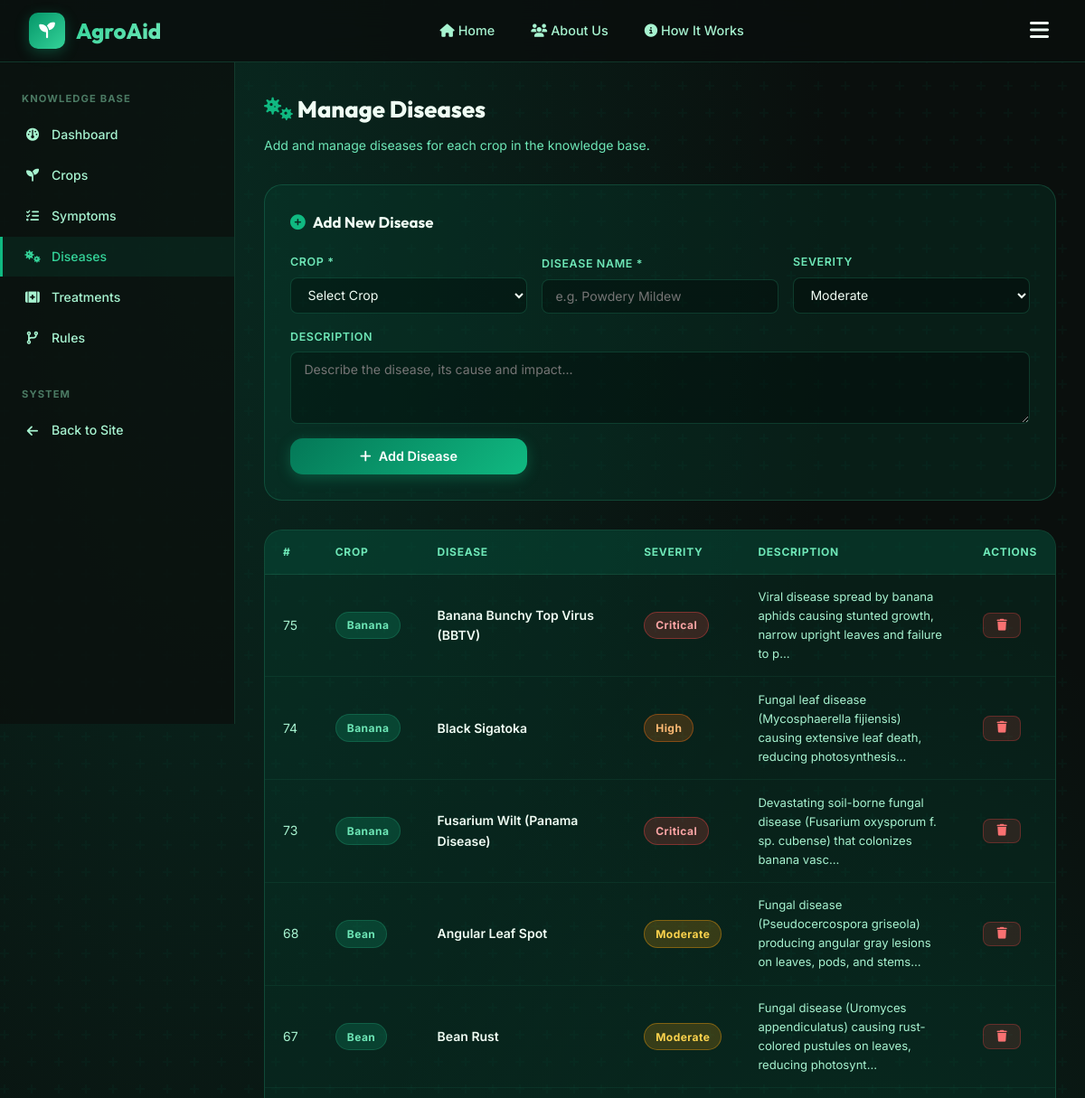
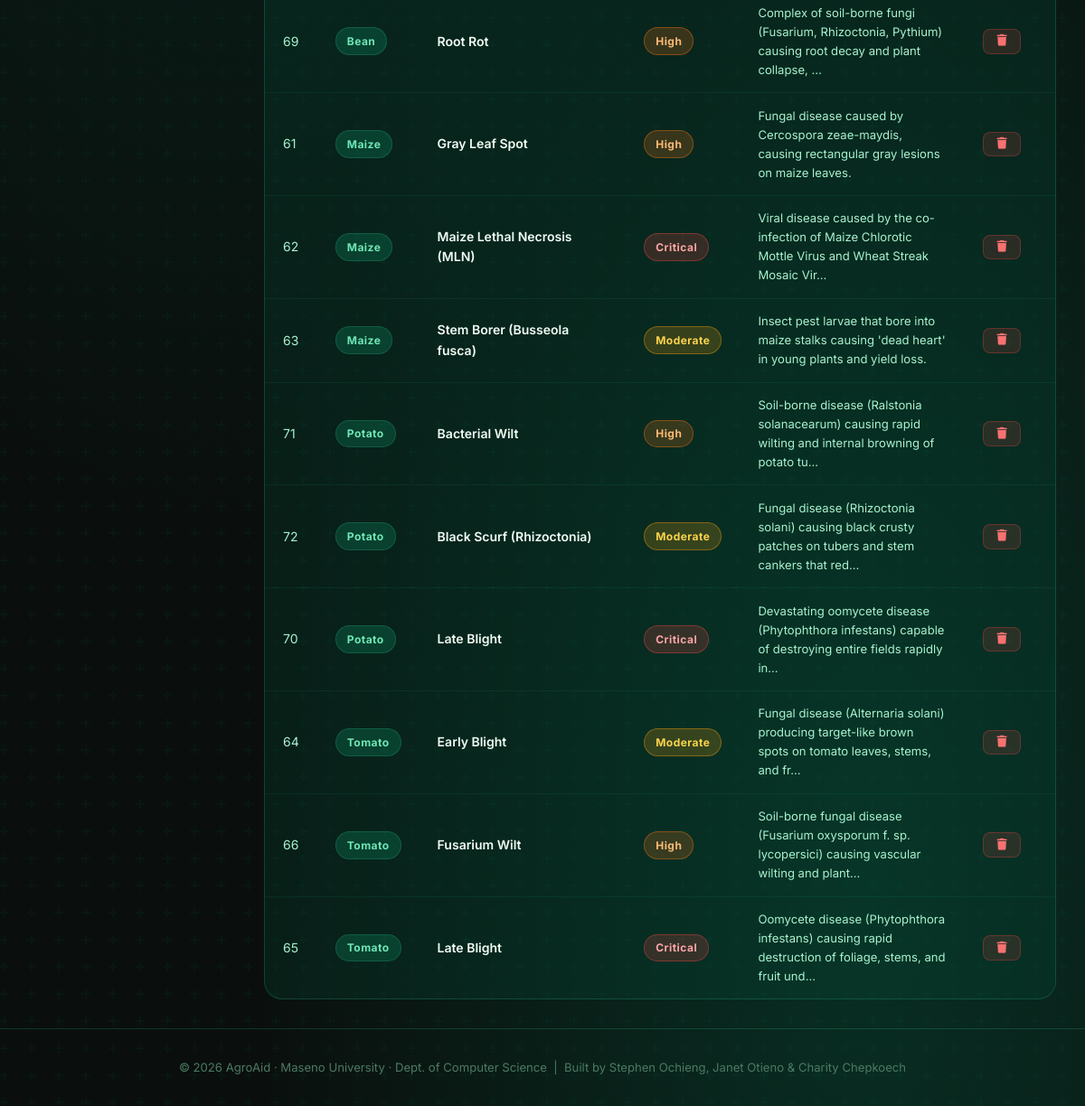
Before: /admin/diseases (signed in) with the older database file (2 pictures, top to bottom).
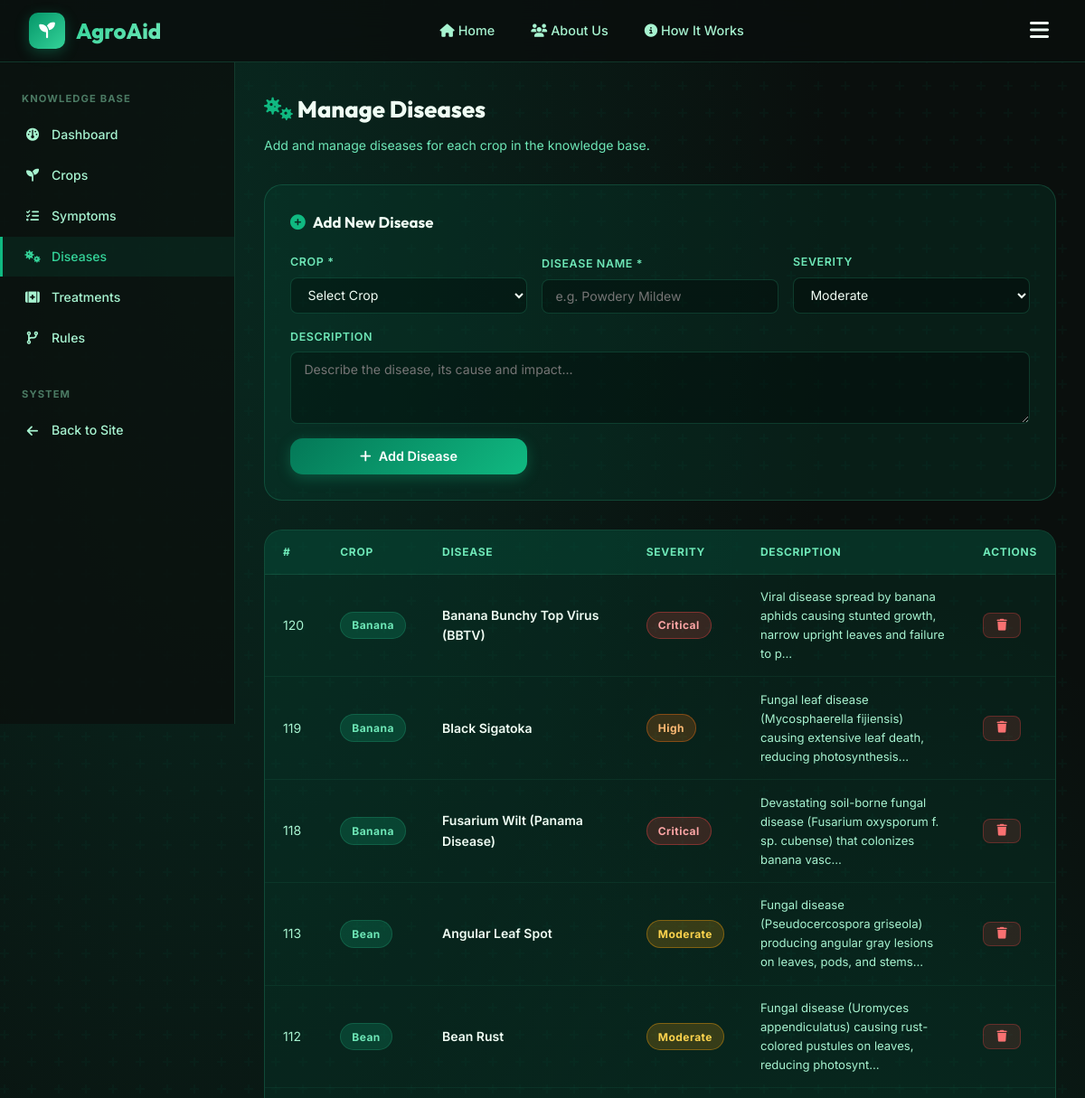
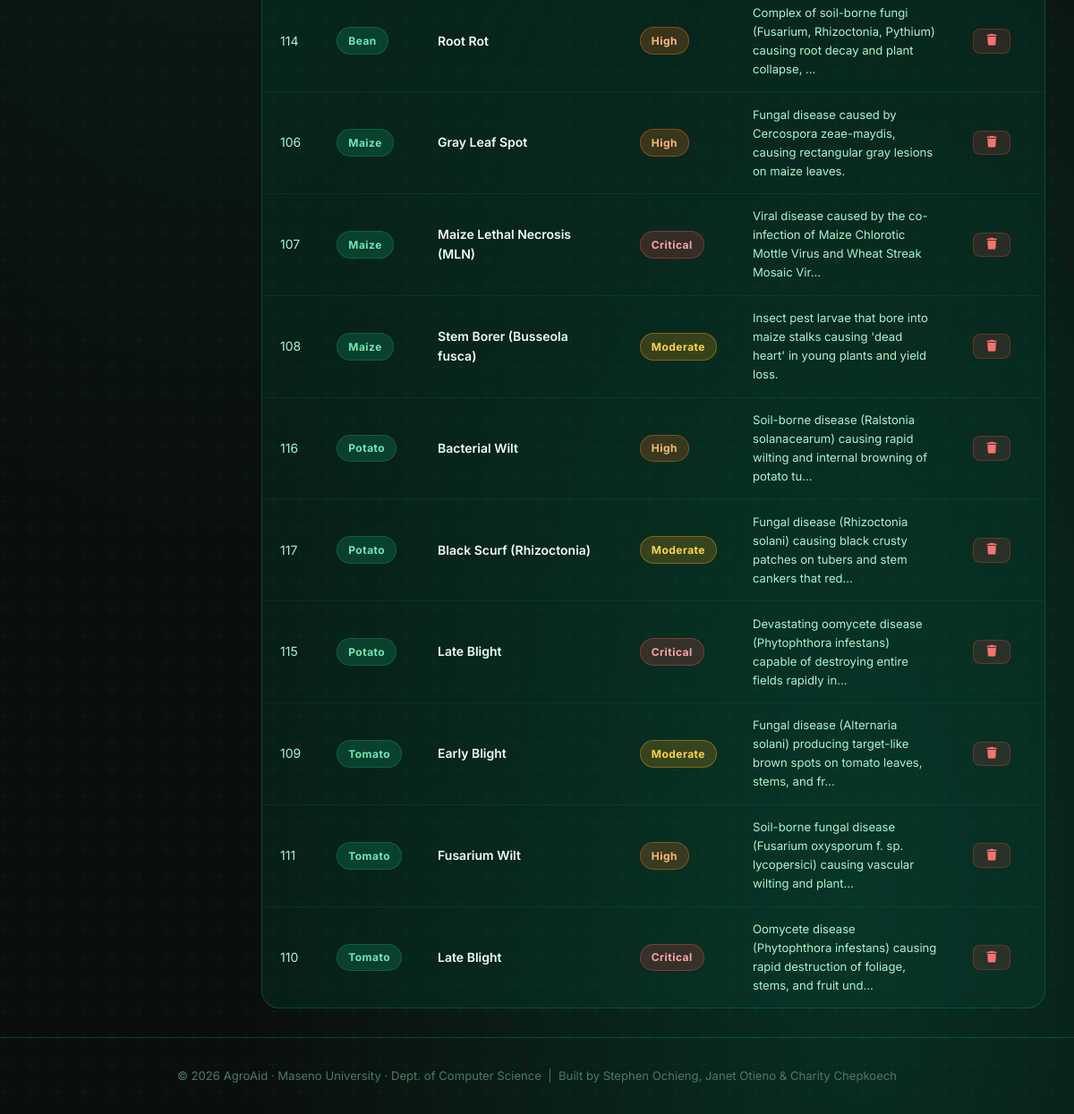
After: the same page with the newer database file (2 pictures, top to bottom).
### tables this page shows
CREATE TABLE diseases (
            id INTEGER PRIMARY KEY AUTOINCREMENT,
            crop_id INTEGER NOT NULL,
            name TEXT NOT NULL,
            description TEXT,
            severity TEXT DEFAULT 'Moderate',
            FOREIGN KEY (crop_id) REFERENCES crops(id) ON DELETE CASCADE
        );

CREATE TABLE crops (
            id INTEGER PRIMARY KEY AUTOINCREMENT,
            name TEXT NOT NULL UNIQUE,
            description TEXT,
            icon TEXT DEFAULT 'fa-seedling'
        );

### app.py (the view, shortened to what this page needs)
@app.route('/admin/diseases', methods=['GET', 'POST'])
@login_required
def admin_diseases():
    diseases = db.get_all_diseases()
    crops = db.get_all_crops()
    return render_template('admin/diseases.html', diseases=diseases, crops=crops)

### app.py (called while the page is built)
def login_required(f):
    @wraps(f)
    def decorated_function(*args, **kwargs):
        if not session.get('logged_in'):
            flash('Please log in to access the admin panel.', 'warning')
            return redirect(url_for('login', next=request.url))
        return f(*args, **kwargs)
    return decorated_function

### database.py (called while the page is built)
def get_db():
    conn = sqlite3.connect(DB_PATH)
    conn.row_factory = sqlite3.Row
    conn.execute("PRAGMA foreign_keys = ON")
    return conn

def get_all_crops():
    conn = get_db()
    crops = conn.execute('SELECT * FROM crops ORDER BY name').fetchall()
    conn.close()
    return crops

def get_all_diseases():
    conn = get_db()
    rows = conn.execute('''
        SELECT d.*, c.name as crop_name
        FROM diseases d JOIN crops c ON d.crop_id=c.id
        ORDER BY c.name, d.name
    ''').fetchall()
    conn.close()
    return rows

### templates/admin/diseases.html (shortened to what this page needs)
{% extends "base.html" %}
{% block content %}
<div class="admin-layout">
  <aside class="admin-sidebar">
    <p class="admin-sidebar-title">Knowledge Base</p>
    <ul class="admin-nav">
      <li><a href="{{ url_for('admin_dashboard') }}"><i class="fa-solid fa-gauge"></i> Dashboard</a></li>
      <li><a href="{{ url_for('admin_crops') }}"><i class="fa-solid fa-seedling"></i> Crops</a></li>
      <li><a href="{{ url_for('admin_symptoms') }}"><i class="fa-solid fa-list-check"></i> Symptoms</a></li>
      <li><a href="{{ url_for('admin_diseases') }}" class="active"><i class="fa-solid fa-viruses"></i> Diseases</a></li>
      <li><a href="{{ url_for('admin_treatments') }}"><i class="fa-solid fa-kit-medical"></i> Treatments</a></li>
      <li><a href="{{ url_for('admin_rules') }}"><i class="fa-solid fa-code-branch"></i> Rules</a></li>
    </ul>
    <p class="admin-sidebar-title">System</p>
    <ul class="admin-nav">
      <li><a href="{{ url_for('index') }}"><i class="fa-solid fa-arrow-left"></i> Back to Site</a></li>
    </ul>
  </aside>
  <main class="admin-content">
    <h1 class="admin-page-title"><i class="fa-solid fa-viruses" style="color:var(--green-500)"></i> Manage Diseases</h1>
    <p class="admin-page-subtitle">Add and manage diseases for each crop in the knowledge base.</p>
    <div class="add-form-card">
      <div class="form-title"><i class="fa-solid fa-plus-circle"></i> Add New Disease</div>
      <form method="POST">
        <div class="form-grid">
          <div class="form-group">
            <label>Crop *</label>
            <select name="crop_id" class="form-control" required>
              <option value="">Select Crop</option>
            </select>
          </div>
          <div class="form-group">
            <label>Disease Name *</label>
            <input type="text" name="name" class="form-control" placeholder="e.g. Powdery Mildew" required>
          </div>
          <div class="form-group">
            <label>Severity</label>
            <select name="severity" class="form-control">
              <option value="Moderate" selected>Moderate</option>
            </select>
          </div>
          <div class="form-group" style="grid-column:1/-1">
            <label>Description</label>
            <textarea name="description" class="form-control" placeholder="Describe the disease, its cause and impact..."></textarea>
          </div>
          <div class="form-group" style="align-self:end">
            <button type="submit" class="btn btn-primary"><i class="fa-solid fa-plus"></i> Add Disease</button>
          </div>
        </div>
      </form>
    </div>
    <div class="table-wrapper">
      <table>
        <thead>
          <tr><th>#</th><th>Crop</th><th>Disease</th><th>Severity</th><th>Description</th><th>Actions</th></tr>
        </thead>
        <tbody>
          {% for d in diseases %}
          <tr>
            <td>{{ d.id }}</td>
            <td><span class="badge badge-low">{{ d.crop_name }}</span></td>
            <td><strong>{{ d.name }}</strong></td>
            <td>
              {% set sev = d.severity | lower %}
              <span class="badge badge-{{ sev }}">{{ d.severity }}</span>
            </td>
            <td style="max-width:280px;font-size:0.82rem">{{ d.description[:100] }}{% if d.description|length > 100 %}…{% endif %}</td>
            <td>
              <form method="POST" onsubmit="return confirm('Delete this disease?')" style="display:inline">
                <button type="submit" class="btn btn-danger btn-sm"><i class="fa-solid fa-trash"></i></button>
              </form>
            </td>
          </tr>
          {% else %}
          <tr><td colspan="6" class="text-center text-muted">No diseases yet.</td></tr>
          {% endfor %}
        </tbody>
      </table>
    </div>
  </main>
</div>
{% endblock %}

Changed rows visible on the page:
removed diseases: id "75", crop_name "Banana", name "Banana Bunchy Top Virus (BBTV)", severity "Critical", description "Viral disease spread by banana aphids causing stunted growth, narrow upright leaves and failure to p"
removed diseases: id "74", crop_name "Banana", name "Black Sigatoka", severity "High", description "Fungal leaf disease (Mycosphaerella fijiensis) causing extensive leaf death, reducing photosynthesis"
removed diseases: id "73", crop_name "Banana", name "Fusarium Wilt (Panama Disease)", severity "Critical", description "Devastating soil-borne fungal disease (Fusarium oxysporum f. sp. cubense) that colonizes banana vasc"
removed diseases: id "68", crop_name "Bean", name "Angular Leaf Spot", severity "Moderate", description "Fungal disease (Pseudocercospora griseola) producing angular gray lesions on leaves, pods, and stems"
removed diseases: id "67", crop_name "Bean", name "Bean Rust", severity "Moderate", description "Fungal disease (Uromyces appendiculatus) causing rust-colored pustules on leaves, reducing photosynt"
removed diseases: id "69", crop_name "Bean", name "Root Rot", severity "High", description "Complex of soil-borne fungi (Fusarium, Rhizoctonia, Pythium) causing root decay and plant collapse,"
removed diseases: id "61", crop_name "Maize", name "Gray Leaf Spot", severity "High", description "Fungal disease caused by Cercospora zeae-maydis, causing rectangular gray lesions on maize leaves."
removed diseases: id "62", crop_name "Maize", name "Maize Lethal Necrosis (MLN)", severity "Critical", description "Viral disease caused by the co-infection of Maize Chlorotic Mottle Virus and Wheat Streak Mosaic Vir"
removed diseases: id "63", crop_name "Maize", name "Stem Borer (Busseola fusca)", severity "Moderate", description "Insect pest larvae that bore into maize stalks causing 'dead heart' in young plants and yield loss."
removed diseases: id "71", crop_name "Potato", name "Bacterial Wilt", severity "High", description "Soil-borne disease (Ralstonia solanacearum) causing rapid wilting and internal browning of potato tu"
removed diseases: id "72", crop_name "Potato", name "Black Scurf (Rhizoctonia)", severity "Moderate", description "Fungal disease (Rhizoctonia solani) causing black crusty patches on tubers and stem cankers that red"
removed diseases: id "70", crop_name "Potato", name "Late Blight", severity "Critical", description "Devastating oomycete disease (Phytophthora infestans) capable of destroying entire fields rapidly in"
removed diseases: id "64", crop_name "Tomato", name "Early Blight", severity "Moderate", description "Fungal disease (Alternaria solani) producing target-like brown spots on tomato leaves, stems, and fr"
removed diseases: id "66", crop_name "Tomato", name "Fusarium Wilt", severity "High", description "Soil-borne fungal disease (Fusarium oxysporum f. sp. lycopersici) causing vascular wilting and plant"
removed diseases: id "65", crop_name "Tomato", name "Late Blight", severity "Critical", description "Oomycete disease (Phytophthora infestans) causing rapid destruction of foliage, stems, and fruit und"
added diseases: id "120", crop_name "Banana", name "Banana Bunchy Top Virus (BBTV)", severity "Critical", description "Viral disease spread by banana aphids causing stunted growth, narrow upright leaves and failure to p"
added diseases: id "119", crop_name "Banana", name "Black Sigatoka", severity "High", description "Fungal leaf disease (Mycosphaerella fijiensis) causing extensive leaf death, reducing photosynthesis"
added diseases: id "118", crop_name "Banana", name "Fusarium Wilt (Panama Disease)", severity "Critical", description "Devastating soil-borne fungal disease (Fusarium oxysporum f. sp. cubense) that colonizes banana vasc"
added diseases: id "113", crop_name "Bean", name "Angular Leaf Spot", severity "Moderate", description "Fungal disease (Pseudocercospora griseola) producing angular gray lesions on leaves, pods, and stems"
added diseases: id "112", crop_name "Bean", name "Bean Rust", severity "Moderate", description "Fungal disease (Uromyces appendiculatus) causing rust-colored pustules on leaves, reducing photosynt"
added diseases: id "114", crop_name "Bean", name "Root Rot", severity "High", description "Complex of soil-borne fungi (Fusarium, Rhizoctonia, Pythium) causing root decay and plant collapse,"
added diseases: id "106", crop_name "Maize", name "Gray Leaf Spot", severity "High", description "Fungal disease caused by Cercospora zeae-maydis, causing rectangular gray lesions on maize leaves."
added diseases: id "107", crop_name "Maize", name "Maize Lethal Necrosis (MLN)", severity "Critical", description "Viral disease caused by the co-infection of Maize Chlorotic Mottle Virus and Wheat Streak Mosaic Vir"
added diseases: id "108", crop_name "Maize", name "Stem Borer (Busseola fusca)", severity "Moderate", description "Insect pest larvae that bore into maize stalks causing 'dead heart' in young plants and yield loss."
added diseases: id "116", crop_name "Potato", name "Bacterial Wilt", severity "High", description "Soil-borne disease (Ralstonia solanacearum) causing rapid wilting and internal browning of potato tu"
added diseases: id "117", crop_name "Potato", name "Black Scurf (Rhizoctonia)", severity "Moderate", description "Fungal disease (Rhizoctonia solani) causing black crusty patches on tubers and stem cankers that red"
added diseases: id "115", crop_name "Potato", name "Late Blight", severity "Critical", description "Devastating oomycete disease (Phytophthora infestans) capable of destroying entire fields rapidly in"
added diseases: id "109", crop_name "Tomato", name "Early Blight", severity "Moderate", description "Fungal disease (Alternaria solani) producing target-like brown spots on tomato leaves, stems, and fr"
added diseases: id "111", crop_name "Tomato", name "Fusarium Wilt", severity "High", description "Soil-borne fungal disease (Fusarium oxysporum f. sp. lycopersici) causing vascular wilting and plant"
added diseases: id "110", crop_name "Tomato", name "Late Blight", severity "Critical", description "Oomycete disease (Phytophthora infestans) causing rapid destruction of foliage, stems, and fruit und"
